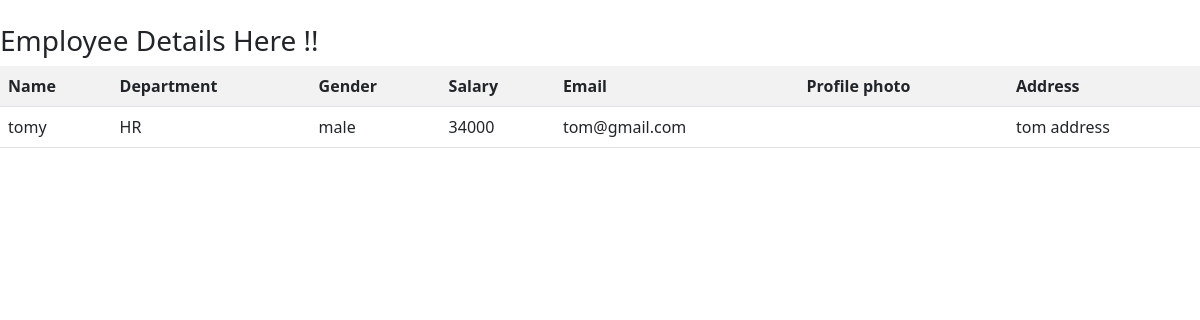
Screenshot of /employees/2/ with the database file from the repository.
### crm/models.py (models this page shows, shortened)
class Employee(models.Model):
    name = models.CharField(max_length=200)
    department = models.CharField(max_length=200)
    options =(
        ("male","male"),
        ("female","female")
    )
    gender = models.CharField(max_length=100,choices=options,default="male")
    salary = models.PositiveIntegerField()
    email = models.EmailField()
    profile_pic = models.ImageField(upload_to="image",null=True,blank=True)
    address = models.CharField(max_length=200)

### crm/views.py (the view)
# urls.py: path('employees/<int:pk>/',crm_views.EmployeeDetailiView.as_view(),name="emp-details"),
class EmployeeDetailiView(View):
    def get(self,request,*args,**kwargs):
        id=kwargs.get("pk")
        qs = Employee.objects.get(id=id)
        return render(request,"emp-detail.html",{"employee" :qs})

### crm/templates/emp-detail.html (shortened to what this page needs)
<!DOCTYPE html>
<html lang="en">
<head>
    <link href="https://cdn.jsdelivr.net/npm/bootstrap@5.0.2/dist/css/bootstrap.min.css" rel="stylesheet">
</head>
<body>
    <h3>Employee Details Here !!</h3>
    <table class="table table-striped">
        <tr>
            <th>Name</th>
            <th>Department</th>
            <th>Gender</th>
            <th>Salary</th>
            <th>Email</th>
            <th>Profile photo </th>
            <th>Address</th>
        </tr>
        <tr>
            <td>{{employee.name}}</td>
            <td>{{employee.department}}</td>
            <td>{{employee.gender}}</td>
            <td>{{employee.salary}}</td>
            <td>{{employee.email}}</td>
            <td>{{employee.profile_pic}}</td>
            <td>{{employee.address}}</td>
        </tr>
        </table>
</body>
</html>

### rows the page displays
Employee: name "tomy", department "HR", gender "male", salary "34000", email "tom@gmail.com", address "tom address"
